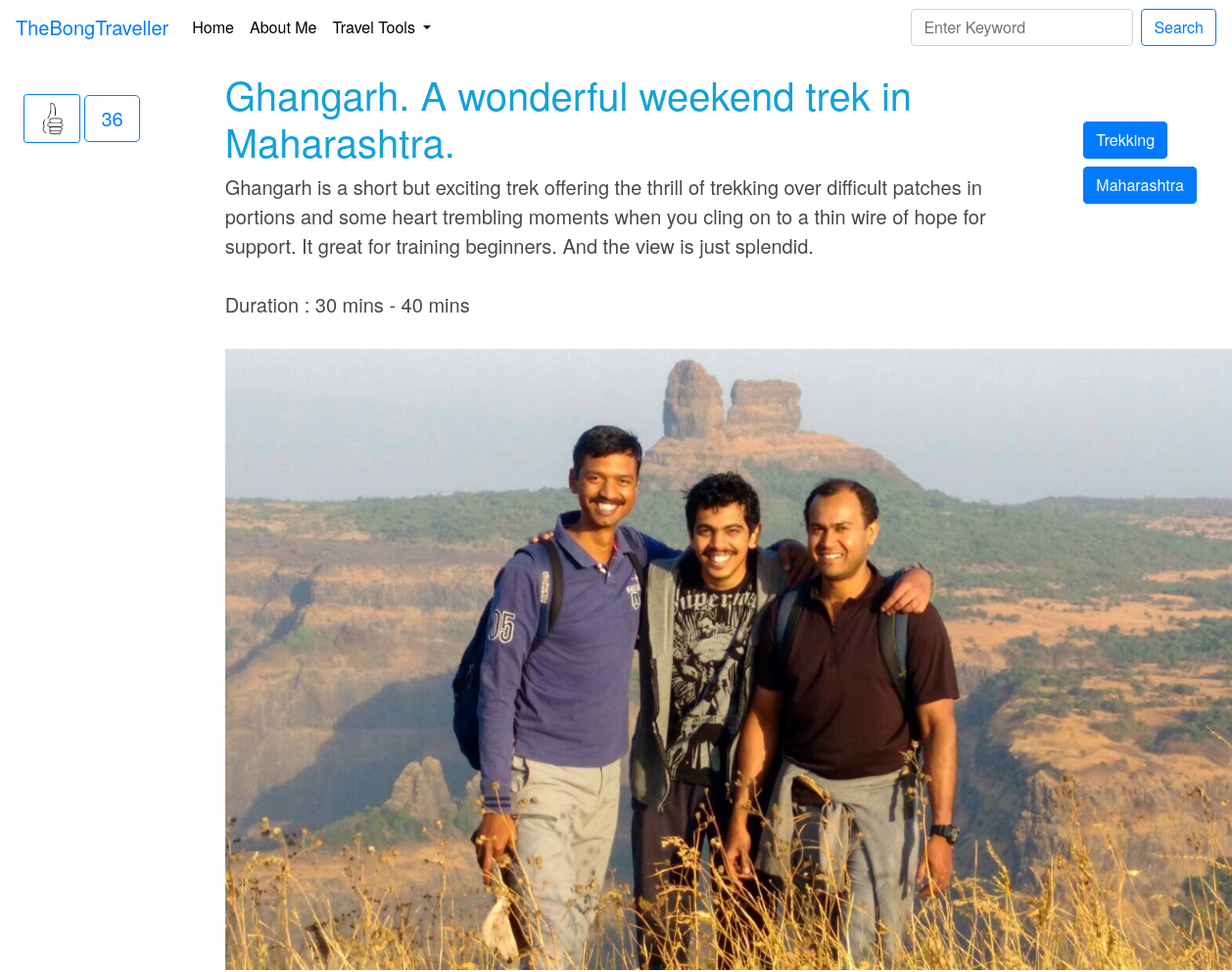
Before: /post/2/ghangarh-a-wonderful-weekend-trek-in-maharashtra/ (upper part) with the older database file.
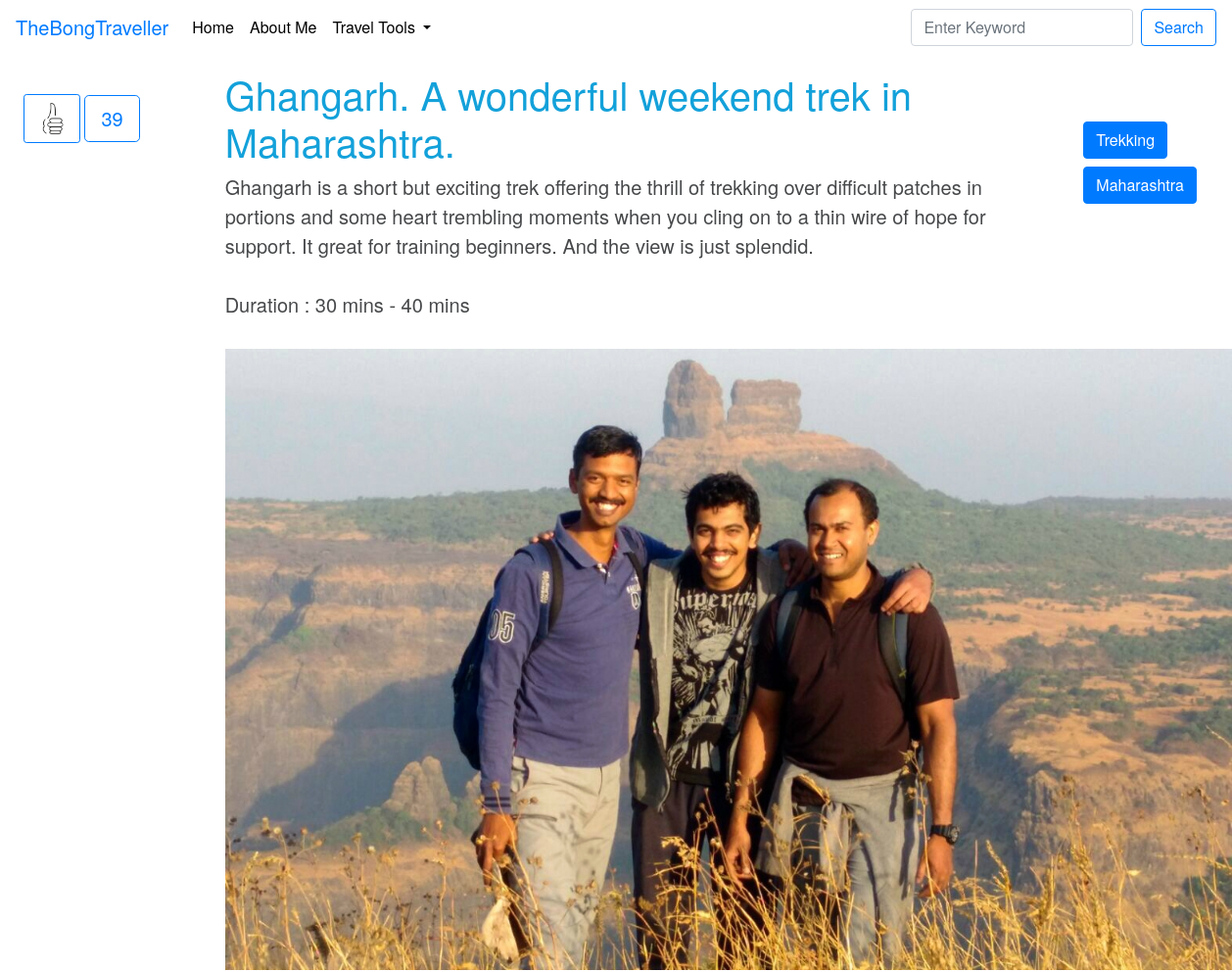
After: the same page with the newer database file.
### blog/models.py (models this page shows, shortened)
class Post(models.Model):
    author = models.ForeignKey('auth.User', on_delete=models.CASCADE)
    title = models.CharField(max_length=200)
    text = RichTextField()
    short_intro = models.TextField(default='')
    created_date = models.DateTimeField(default=timezone.now)
    published_date = models.DateTimeField(blank=True, null=True)
    published = models.BooleanField(default=False)
    likes = models.PositiveIntegerField(default=0)
    favourite = models.BooleanField(default=False)
    tags = models.ManyToManyField(Tag, blank=True)
    slug = models.SlugField(max_length=100, blank=False)

class Tag(models.Model):
    name = models.CharField(max_length=50)
    def __str__(self):
        return self.name

### blog/views.py (the view)
# urls.py: url(r'^post/(?P<post_pk>\d+)/(?P<slug>[-\w\d]+)/$', views.post_details, name='post_details'),
def post_details(request, slug, post_pk):
    post, post_url = get_redirected(models.Post, {'pk': post_pk}, {'slug': slug})
    if post_url:
        return HttpResponseRedirect(post_url)
    return render(request, 'blog/post_details.html', {'post': post})

### blog/views.py (called while the page is built)
def get_redirected(queryset_or_class, lookups, validators):
    obj = get_object_or_404(queryset_or_class, **lookups)
    for key, value in validators.items():
        if value != getattr(obj, key):
            return obj, obj.get_absolute_url()
    return obj, None

### blog/templates/blog/post_details.html (shortened to what this page needs)
{% extends 'blog/new_blog_base.html' %}
{% load account socialaccount %}
{% load i18n %}
{% block content %}
<div class="row">
  <div class="col-md-2 col-lg-2">
        <div class="mx-4 mt-4">
          <button data-catid="{{post.id}}" id="likes"  class="btn btn-outline-primary btn-light btn-sm"><img height="40" width="auto" src="/media/Like_Icon.png"></button>
          <div class="btn btn-outline-primary btn-light btn-lg" id="like_count">{{ post.likes }}</div>
        </div>
  </div>
  <div class="col-md-8 col-lg-8">
      <div class="container">
      <h1 ><span class="my_fav_blue">{{post.title}}</span></h1>
      <div class="lead">{{post.text | safe | linebreaksbr }}</div>
      <br>
      <br>
      {% get_providers as socialaccount_providers %}
      {% user_display user as user_display %}
      </div>
  </div>
  <div class="col-md-2 col-lg-2">
    <div class="p-5">
            <div class="row">
              <ul class="list-unstyled">
              {% for tag in post.tags.all %}
                  <li><a href="{% url 'tag_posts' tag.name %}" class="btn btn-primary my-1">{{ tag }}</a></li>
              {% endfor %}
              </ul>
            </div>
    </div>
  </div>
</div>
{% endblock %}

### blog/templates/blog/new_blog_base.html (shortened to what this page needs)
{% load static %}
<!doctype html>
<html lang="en">
<head>
	<link rel="stylesheet" href="https://maxcdn.bootstrapcdn.com/bootstrap/4.0.0/css/bootstrap.min.css">
	<link rel="stylesheet" href="{% static 'css/style.css' %}">
</head>
<body>
	<section class="text-center">
    	<nav id="sitenav" class="navbar fixed-top navbar-expand-lg navbar-trans navbar-inverse nav-down"">
		  <a class="navbar-brand text-primary" href="#">TheBongTraveller</a>
		  <div class="collapse navbar-collapse" id="navbarSupportedContent">
		    <ul class="navbar-nav mr-auto">
		      <li class="nav-item active">
		        <a class="nav-link" href="{% url 'home' %}">Home <span class="sr-only">(current)</span></a>
		      </li>
		      <li class="nav-item">
		        <a class="nav-link" href="{% url 'about_me' %}">About Me</a>
		      </li>
		      <li class="nav-item dropdown">
		        <a class="nav-link dropdown-toggle" href="#" id="navbarDropdown" role="button" data-toggle="dropdown" aria-haspopup="true" aria-expanded="false">
		          Travel Tools
		        </a>
		      </li>
		    </ul>
		    <form id="searchform" class="form-inline my-2 my-lg-0" action="{% url 'post_search' %}" method="get">
		      <input class="form-control mr-sm-2" type="search" placeholder="Enter Keyword" aria-label="Search" id="searchbox" name="keyword">
		      <button value='Search' class="btn btn-outline-primary my-2 my-sm-0" type="submit">Search</button>
		    </form>
		  </div>
		</nav>
		<br>
		<br>
		<br>
	</section>
	{% block content %}
	{% endblock %}
</body>

### blog/static/css/style.css (style rules this page uses)
body { font-family: "Montserrat", "Helvetica Neue", Helvetica, Arial, sans-serif; font-size: 16px; background-color: #FFFFFF; color: #46484a; }
a { color: #000000; }
.my_fav_blue { color: #13A1DA; }

Changed rows visible on the page:
changed Post "Ghangarh. A wonderful weekend trek in Maharashtra.": likes "36" → "39"
